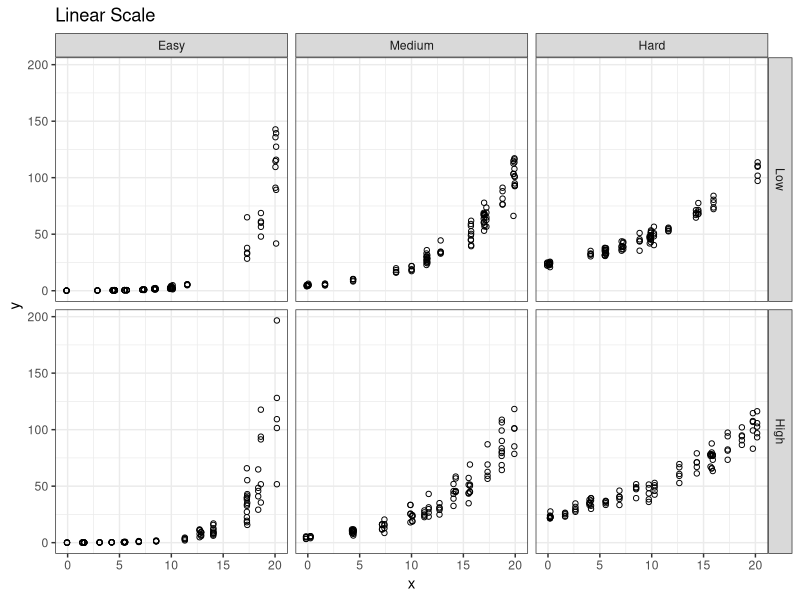
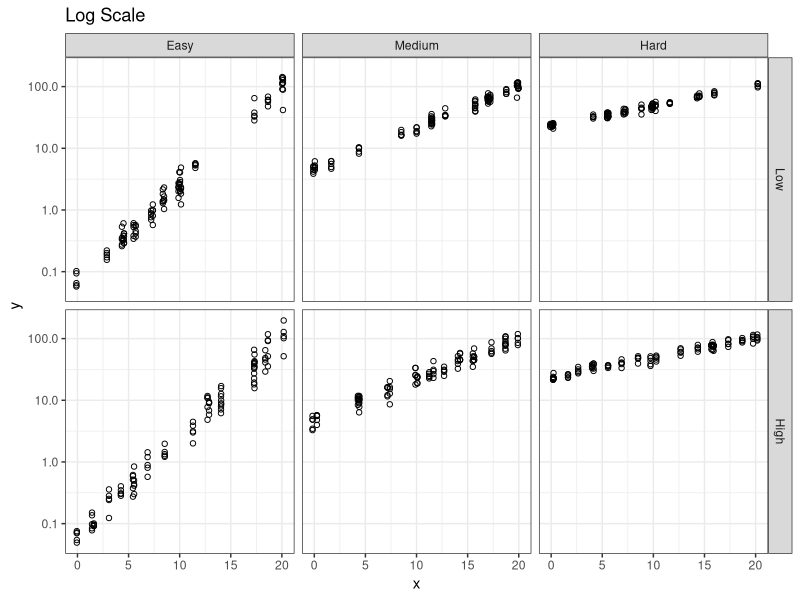
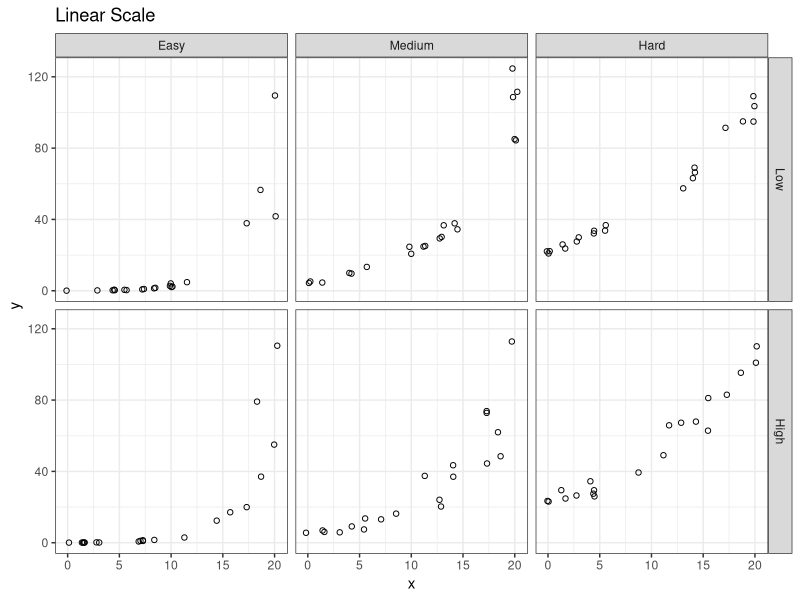
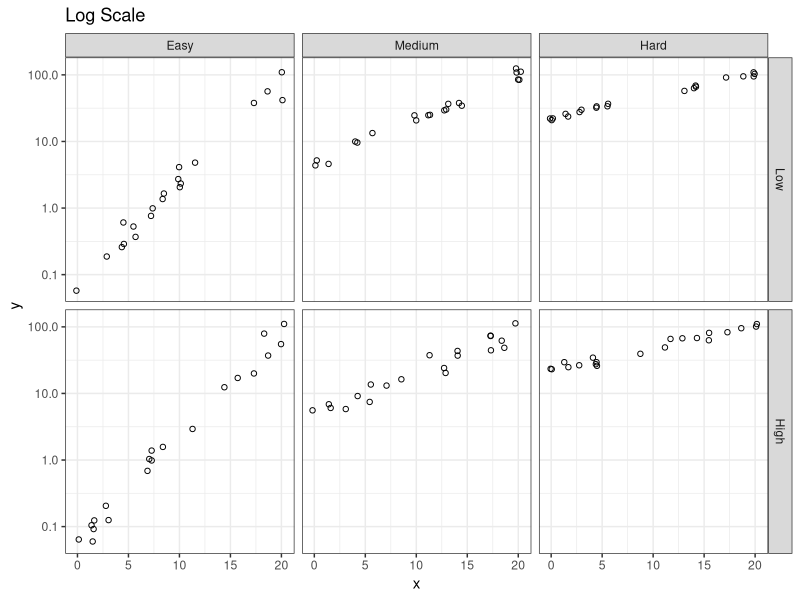
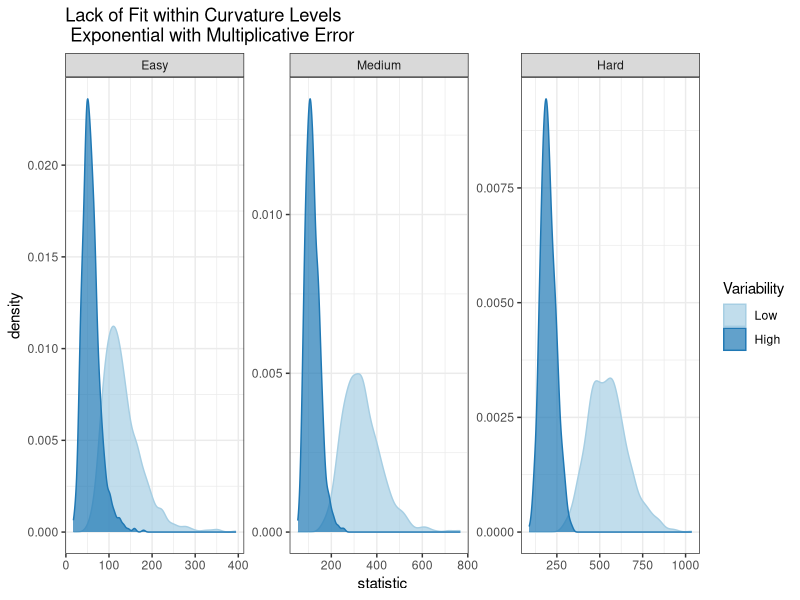
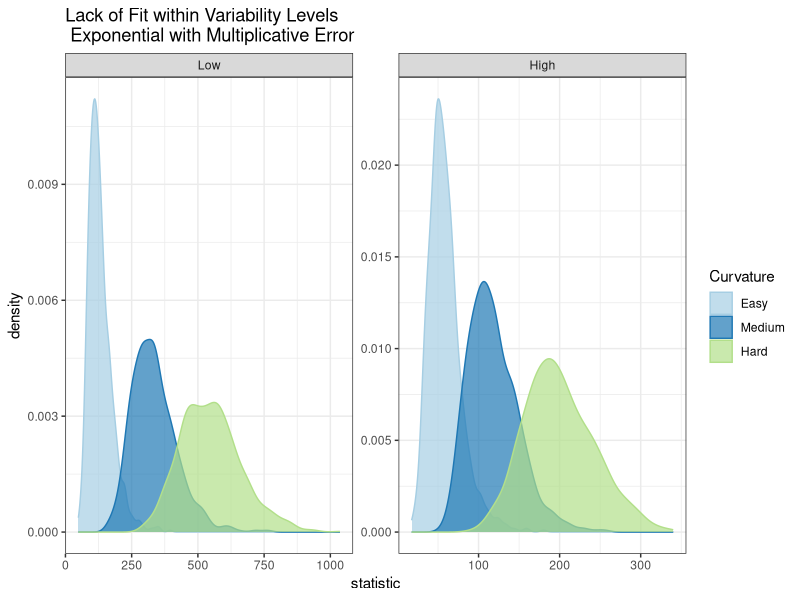

The R script that drew these images, in order:
## ---- chunk 1
knitr::opts_chunk$set(echo = T, out.width = "100%", dpi = 300, message = F, warning = F)
library(knitr)
require(tidyverse)
require(gridExtra)
require(scales)
library(purrr)
## ---- chunk 2
# Obtain alphahat, betahat, and thetahat for different midpoints.
coefEst <- function(xMid, xRange = c(0,20), yRange = c(1,100)){
  
  # This creates the line y = -x (scaled to fit the x and y ranges)
  # |*            0
  # |  *
  # |    *
  # |      *
  # |        1
  # |          2
  # |0___________3
  #
  # where 1, 2, 3 represent different points used to determine the line curvature
  
  lineData   <- tibble(xLine = seq(xRange[1],xRange[2],0.1),
                       yLine = -(abs(diff(yRange))/abs(diff(xRange)))*(xLine-xRange[1])+yRange[2])
  pointsData <- tibble(xPoint = c(xRange[1], (xMid-0.1), (xMid+0.1), xRange[2]),
                       yPoint = c(yRange[1], lineData$yLine[lineData$xLine == xMid], lineData$yLine[lineData$xLine == xMid], yRange[2]))
  
  # Connecting the 0 points in the illustration above with the 3rd point that
  # determines curvature gives us a set of 3 points to use to fit an exponential
  # line to the data.
  
  # We fit a linear regression to the log-transformed data to get starting values
  lm.fit <- lm(log(yPoint) ~ xPoint, data = pointsData)
  
  alpha.0  <- exp(coef(lm.fit)[1]) %>% as.numeric()
  beta.0   <- coef(lm.fit)[2] %>% as.numeric()
  
  # and then use NLS to fit a better line to the data
  start <- list(alpha = alpha.0, beta = beta.0)
  nonlinear.fit   <- nls(yPoint ~ alpha * exp(beta * xPoint),
                         data = pointsData, start = start)
  
  coefficients <- tibble(alphahat = (coef(nonlinear.fit)[1] %>% as.numeric()),
                         betahat  = coef(nonlinear.fit)[2] %>% as.numeric())

  return(coefficients)
}

expSim <- function(alphahat, betahat, sigma, nReps = 1, N = 20, xRange = c(0,20), yRange = c(1,100)){
  
  alpha = alphahat/(exp(sigma^2/2))
  beta  = betahat
  
  vals <- seq(xRange[1], xRange[2], length.out = N*3/4)
  xvals <- sample(vals, (N-2), replace = T)
  xvals <- jitter(c(xRange[1],xvals,xRange[2]))
  
  expData <- tibble(x = rep(xvals, nReps),
                    y = alpha*exp(beta*x + rnorm(N*nReps,0,sigma)))
  return(expData)
}

# Evaluate Fit 
calcLOF <- 
  function(sim.data){
    lof.mod <- lm(y ~ as.factor(x), data = sim.data)
    lof <- anova(lof.mod) %>% 
      broom::tidy() %>%
      filter(term == "as.factor(x)") %>%
      select(statistic)
    return(lof)
  }
## ---- chunk 3

coefData <- tibble(xMid = c(9, 13, 15.8)) %>%
                mutate(coefficients = pmap(list(xMid),coefEst)) %>%
                unnest(coefficients)

#Identify parameters
parmData <- tibble(Curvature   = c("Easy", "Easy", "Medium", "Medium", "Hard", "Hard"),
                   Variability = c("Low", "High", "Low", "High", "Low", "High"),
                   xMid        = c(15.8, 15.8, 13, 13, 9,  9),
                   sigma       = c(0.25, 0.37, 0.12, 0.2, 0.06, 0.1)
                   ) %>%
            left_join(coefData, by = "xMid")
parmData %>% kable(format = "pandoc", digits = 3)
## ---- chunk 4
set.seed(56156)
simData5 <- parmData %>%
                  mutate(data = pmap(list(alphahat,betahat,sigma,nReps = 5),expSim)) %>%
                  unnest(data)

simData5 %>%
  mutate(Curvature = factor(Curvature, levels = c("Easy", "Medium", "Hard"))) %>%
  mutate(Variability = factor(Variability, levels = c("Low", "High"))) %>%
  ggplot(aes(x = x, y = y)) +
  geom_point(shape = 1) +
  theme_bw() +
  facet_grid(Variability~Curvature) +
  ggtitle("Linear Scale")

simData5 %>%
  mutate(Curvature = factor(Curvature, levels = c("Easy", "Medium", "Hard"))) %>%
  mutate(Variability = factor(Variability, levels = c("Low", "High"))) %>%
  ggplot(aes(x = x, y = y)) +
  geom_point(shape = 1) +
  theme_bw() +
  facet_grid(Variability~Curvature) +
  scale_y_continuous(trans = "log10") +
  ggtitle("Log Scale")
## ---- chunk 5
set.seed(56156)
simData1 <- parmData %>%
                  mutate(data = pmap(list(alphahat,betahat,sigma,nReps = 1),expSim)) %>%
                  unnest(data)

simData1 %>%
  mutate(Curvature = factor(Curvature, levels = c("Easy", "Medium", "Hard"))) %>%
  mutate(Variability = factor(Variability, levels = c("Low", "High"))) %>%
  ggplot(aes(x = x, y = y)) +
  geom_point(shape = 1) +
  theme_bw() +
  facet_grid(Variability~Curvature) +
  ggtitle("Linear Scale")

simData1 %>%
  mutate(Curvature = factor(Curvature, levels = c("Easy", "Medium", "Hard"))) %>%
  mutate(Variability = factor(Variability, levels = c("Low", "High"))) %>%
  ggplot(aes(x = x, y = y)) +
  geom_point(shape = 1) +
  theme_bw() +
  facet_grid(Variability~Curvature) +
  scale_y_continuous(trans = "log10") +
  ggtitle("Log Scale")
## ---- chunk 6

set.seed(56156)
lofData <- parmData %>%
                  expand_grid(replicate = seq(1,1000,1)) %>%
                  mutate(data = pmap(list(alphahat,betahat,sigma,nReps = 10),expSim)) %>%
                  mutate(lof = map(data, calcLOF)) %>%
                  unnest(lof)

# Compare Varability within Curvature
lofData %>%
  mutate(Curvature = factor(Curvature, levels = c("Easy", "Medium", "Hard"))) %>%
  mutate(Variability = factor(Variability, levels = c("Low", "High"))) %>%
  ggplot(aes(x = statistic, fill = Variability, color = Variability)) +
  geom_density(alpha = 0.7) +
  scale_fill_brewer(palette = "Paired") + 
  scale_color_brewer(palette = "Paired") + 
  theme_bw() +
  facet_wrap(~Curvature, scale = "free") + 
  ggtitle("Lack of Fit within Curvature Levels \n Exponential with Multiplicative Error")

# Compare Curvature within Varability
lofData %>%
  mutate(Curvature = factor(Curvature, levels = c("Easy", "Medium", "Hard"))) %>%
  mutate(Variability = factor(Variability, levels = c("Low", "High"))) %>%
  ggplot(aes(x = statistic, fill = Curvature, color = Curvature)) +
  geom_density(alpha = 0.7) +
  scale_fill_brewer(palette = "Paired") + 
  scale_color_brewer(palette = "Paired") + 
  theme_bw() +
  facet_wrap(~Variability, scale = "free") + 
  ggtitle("Lack of Fit within Variability Levels \n Exponential with Multiplicative Error")
